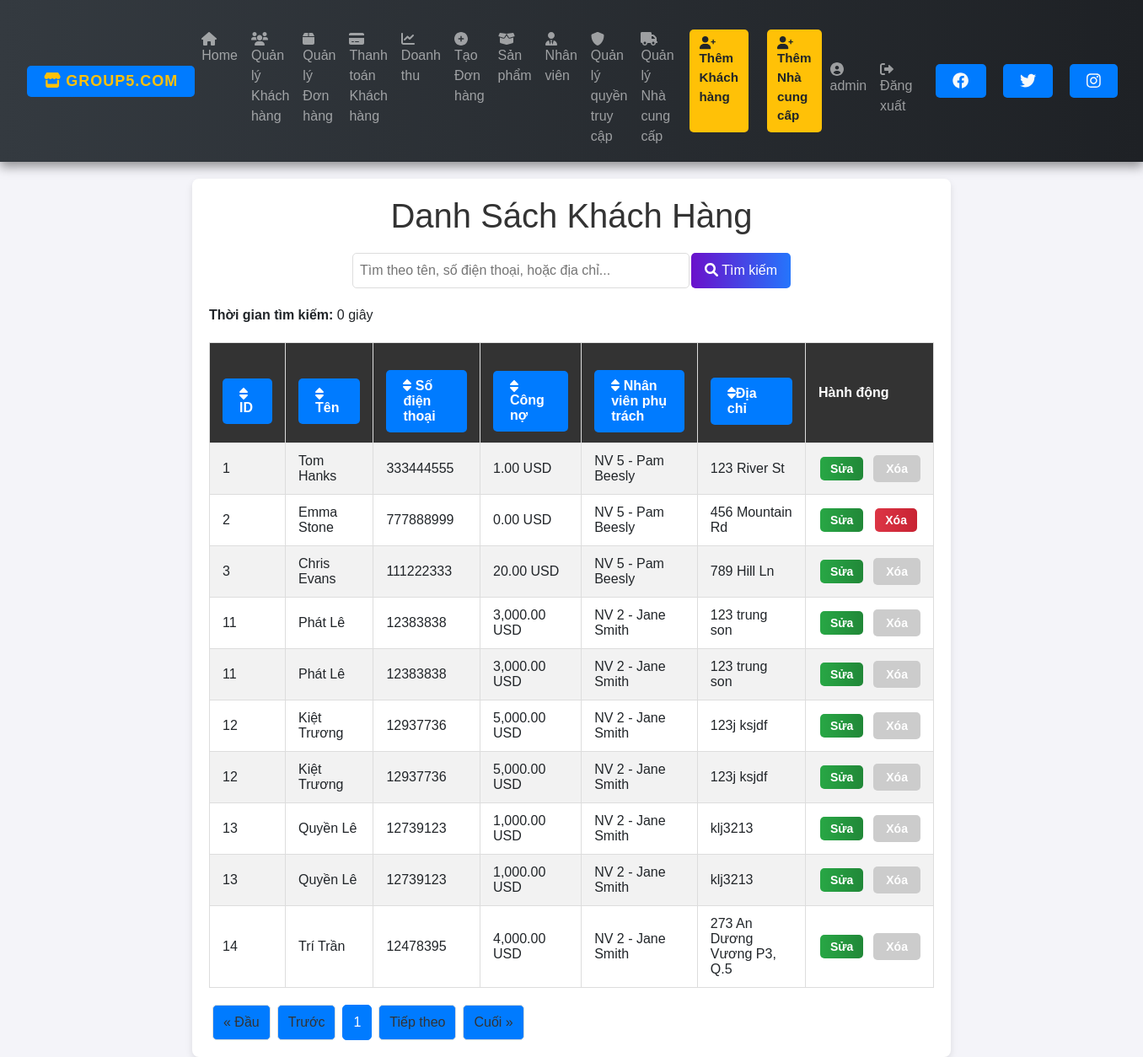
/customers.php (signed in), run on an earlier commit of the app's database.
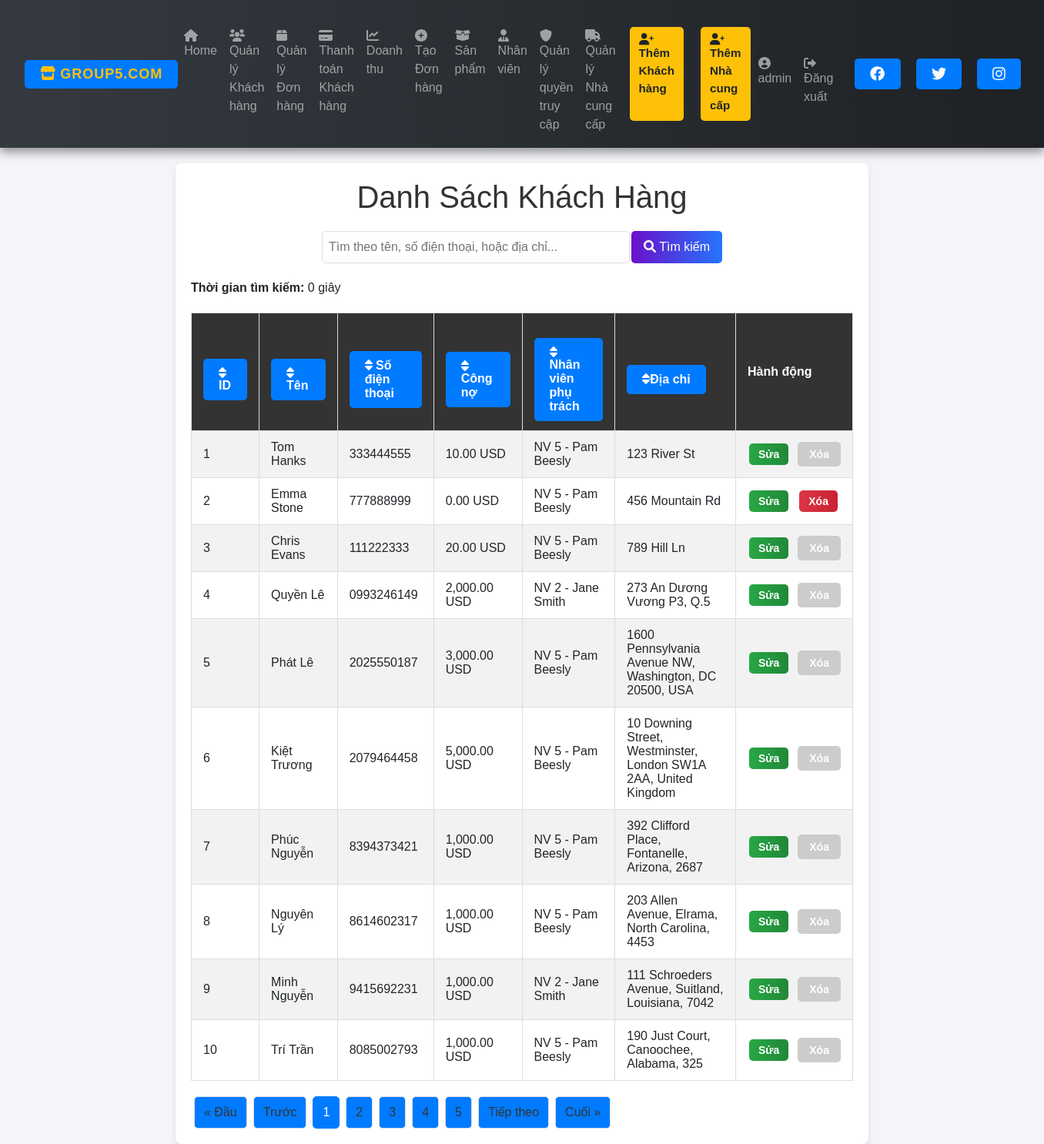
And on a later commit of the database.
### tables this page shows
CREATE TABLE `customer` (
  `CusId` int(11) NOT NULL,
  `Fname` varchar(100) DEFAULT NULL,
  `Lname` varchar(100) DEFAULT NULL,
  `Phone` varchar(15) DEFAULT NULL,
  `Address` varchar(200) DEFAULT NULL,
  `Dept` decimal(10,2) DEFAULT NULL,
  `ECode` int(11) DEFAULT NULL
);

### customers.php (the view, shortened to what the changed rows need)
<?php
require 'connect.php';
include 'nav.php';
$query = isset($_GET['query']) ? $_GET['query'] : '';
$order_by = isset($_GET['order_by']) ? $_GET['order_by'] : 'CusId';
$order_dir = isset($_GET['order_dir']) && $_GET['order_dir'] === 'desc' ? 'desc' : 'asc';
$limit = 10;
$page = isset($_GET['page']) ? (int)$_GET['page'] : 1;
$offset = ($page - 1) * $limit;
$sql = "SELECT c.CusId, c.Fname, c.Lname, c.Phone, c.Address, c.Dept, c.ECode,
CONCAT('NV ', e.ECode, ' - ', e.Fname, ' ', e.Lname) AS EmployeeInfo
FROM customer c
LEFT JOIN employee e ON c.ECode = e.ECode
WHERE (c.Phone LIKE :query)
OR (CONCAT(c.Fname, ' ', c.Lname) LIKE :query
    OR c.Fname LIKE :query
    OR c.Lname LIKE :query
    OR c.Address LIKE :query)
AND e.Role = 'OfficeStaff'
ORDER BY $order_by $order_dir
LIMIT :limit OFFSET :offset";
$stmt = $conn->prepare($sql);
$stmt->bindValue(':query', "%$query%", PDO::PARAM_STR);
$stmt->bindValue(':limit', $limit, PDO::PARAM_INT);
$stmt->bindValue(':offset', $offset, PDO::PARAM_INT);
$stmt->execute();
$customers = $stmt->fetchAll(PDO::FETCH_ASSOC);
$total_stmt = $conn->prepare("SELECT COUNT(*) FROM customer WHERE Fname LIKE :query OR Lname LIKE :query OR Phone LIKE :query");
$total_stmt->execute([':query' => "%$query%"]);
$total_rows = $total_stmt->fetchColumn();
$total_pages = ceil($total_rows / $limit);
$new_order_dir = $order_dir === 'asc' ? 'desc' : 'asc';
?>
<!DOCTYPE html>
<html lang="vi">
<head>
    <link rel="stylesheet" href="styles.css">
    <link rel="stylesheet" href="customers.css">
</head>
<body>
    <div class="container">
        <h1>Danh Sách Khách Hàng</h1>
        <table>
            <tr>
                <th><a href="?query=<?= htmlspecialchars($query) ?>&order_by=CusId&order_dir=<?= $new_order_dir ?>"><i class="fas fa-sort"></i> ID</a></th>
                <th><a href="?query=<?= htmlspecialchars($query) ?>&order_by=Fname&order_dir=<?= $new_order_dir ?>"><i class="fas fa-sort"></i> Tên</a></th>
                <th><a href="?query=<?= htmlspecialchars($query) ?>&order_by=Phone&order_dir=<?= $new_order_dir ?>"><i class="fas fa-sort"></i> Số điện thoại</a></th>
                <th><a href="?query=<?= htmlspecialchars($query) ?>&order_by=Dept&order_dir=<?= $new_order_dir ?>"><i class="fas fa-sort"></i> Công nợ</a></th>
                <th><a href="?query=<?= htmlspecialchars($query) ?>&order_by=EmployeeInfo&order_dir=<?= $new_order_dir ?>"><i class="fas fa-sort"></i> Nhân viên phụ trách</a></th>
                <th><a href="?query=<?= htmlspecialchars($query) ?>&order_by=EmployeeInfo&order_dir=<?= $new_order_dir ?>"><i class="fas fa-sort"></i>Địa chỉ</a></th>
                <th>Hành động</th>
            </tr>
            <?php if (!empty($customers)): ?>
                <?php foreach ($customers as $customer): ?>
                    <tr>
                        <td><?= htmlspecialchars($customer['CusId']); ?></td>
                        <td><?= htmlspecialchars($customer['Fname'] . " " . $customer['Lname']); ?></td>
                        <td><?= htmlspecialchars($customer['Phone']); ?></td>
                        <td><?= htmlspecialchars(number_format($customer['Dept'], 2)); ?> USD</td>
                        <td><?= htmlspecialchars($customer['EmployeeInfo'] ?? 'Không xác định'); ?></td>
                        <td><?= htmlspecialchars($customer['Address']); ?></td>
                        <td>
                            <div class="action-buttons">
                                <a href="edit_customer.php?id=<?= $customer['CusId']; ?>" class="btn-edit">Sửa</a>
                                <?php if ($customer['Dept'] < 1): ?>
                                    <a href="delete_customer.php?id=<?= $customer['CusId']; ?>" class="btn-delete" onclick="return confirm('Bạn có chắc chắn muốn xóa khách hàng này?');">Xóa</a>
                                <?php else: ?>
                                    <span class="btn-delete disabled" title="Không thể xóa khách hàng có công nợ lớn hơn 1">Xóa</span>
                                <?php endif; ?>
                            </div>
                        </td>
                    </tr>
                <?php endforeach; ?>
            <?php else: ?>
                <tr>
                    <td colspan="7" style="text-align: center;">Không tìm thấy khách hàng nào.</td>
                </tr>
            <?php endif; ?>
        </table>
        <div class="pagination">
            <a href="?query=<?= htmlspecialchars($query) ?>&order_by=<?= htmlspecialchars($order_by) ?>&order_dir=<?= htmlspecialchars($order_dir) ?>&page=1" class="<?= ($page == 1) ? 'disabled' : '' ?>">&laquo; Đầu</a>
            <a href="?query=<?= htmlspecialchars($query) ?>&order_by=<?= htmlspecialchars($order_by) ?>&order_dir=<?= htmlspecialchars($order_dir) ?>&page=<?= max(1, $page - 1) ?>" class="<?= ($page == 1) ? 'disabled' : '' ?>">Trước</a>
            <?php
            $max_pages_to_show = 5;
            $half_max_pages = floor($max_pages_to_show / 2);
            $start_page = max(1, $page - $half_max_pages);
            $end_page = min($total_pages, $page + $half_max_pages);
            if ($page - $half_max_pages < 1) {
                $end_page = min($total_pages, $end_page + (1 - ($page - $half_max_pages)));
            } elseif ($page + $half_max_pages > $total_pages) {
                $start_page = max(1, $start_page - ($page + $half_max_pages - $total_pages));
            }
            for ($i = $start_page; $i <= $end_page; $i++):
            ?>
                <a href="?query=<?= htmlspecialchars($query) ?>&order_by=<?= htmlspecialchars($order_by) ?>&order_dir=<?= htmlspecialchars($order_dir) ?>&page=<?= $i ?>" class="<?= ($i == $page) ? 'active' : '' ?>"><?= $i ?></a>
            <?php endfor; ?>
            <a href="?query=<?= htmlspecialchars($query) ?>&order_by=<?= htmlspecialchars($order_by) ?>&order_dir=<?= htmlspecialchars($order_dir) ?>&page=<?= min($total_pages, $page + 1) ?>" class="<?= ($page == $total_pages) ? 'disabled' : '' ?>">Tiếp theo</a>
            <a href="?query=<?= htmlspecialchars($query) ?>&order_by=<?= htmlspecialchars($order_by) ?>&order_dir=<?= htmlspecialchars($order_dir) ?>&page=<?= $total_pages ?>" class="<?= ($page == $total_pages) ? 'disabled' : '' ?>">Cuối &raquo;</a>
        </div>
    </div>
</body>
</html>

What changed in the data, as far as the page shows it:
no longer on this page (row edited): customer: CusId "11", Fname+Lname "Phát Lê", Phone "12383838", Dept "3,000.00", EmployeeInfo "NV 2 - Jane Smith", Address "123 trung son", shows "Xóa"
no longer on this page (row edited): customer: CusId "12", Fname+Lname "Kiệt Trương", Phone "12937736", Dept "5,000.00", EmployeeInfo "NV 2 - Jane Smith", Address "123j ksjdf", shows "Xóa"
no longer on this page (row edited): customer: CusId "13", Fname+Lname "Quyền Lê", Phone "12739123", Dept "1,000.00", EmployeeInfo "NV 2 - Jane Smith", Address "klj3213", shows "Xóa"
no longer on this page (row edited): customer: CusId "14", Fname+Lname "Trí Trần", Phone "12478395", Dept "4,000.00", EmployeeInfo "NV 2 - Jane Smith", Address "273 An Dương Vương P3, Q.5", shows "Xóa"
changed customer "Tom Hanks": Dept "1.00" → "10.00"
added customer: CusId "4", Fname+Lname "Quyền Lê", Phone "0993246149", Dept "2,000.00", EmployeeInfo "NV 2 - Jane Smith", Address "273 An Dương Vương P3, Q.5", shows "Xóa"
added customer: CusId "5", Fname+Lname "Phát Lê", Phone "2025550187", Dept "3,000.00", EmployeeInfo "NV 5 - Pam Beesly", Address "1600 Pennsylvania Avenue NW, Washington, DC 20500, USA", shows "Xóa"
added customer: CusId "6", Fname+Lname "Kiệt Trương", Phone "2079464458", Dept "5,000.00", EmployeeInfo "NV 5 - Pam Beesly", Address "10 Downing Street, Westminster, London SW1A 2AA, United Kingdom", shows "Xóa"
added customer: CusId "7", Fname+Lname "Phúc Nguyễn", Phone "8394373421", Dept "1,000.00", EmployeeInfo "NV 5 - Pam Beesly", Address "392 Clifford Place, Fontanelle, Arizona, 2687", shows "Xóa"
added customer: CusId "8", Fname+Lname "Nguyên Lý", Phone "8614602317", Dept "1,000.00", EmployeeInfo "NV 5 - Pam Beesly", Address "203 Allen Avenue, Elrama, North Carolina, 4453", shows "Xóa"
added customer: CusId "9", Fname+Lname "Minh Nguyễn", Phone "9415692231", Dept "1,000.00", EmployeeInfo "NV 2 - Jane Smith", Address "111 Schroeders Avenue, Suitland, Louisiana, 7042", shows "Xóa"
added customer: CusId "10", Fname+Lname "Trí Trần", Phone "8085002793", Dept "1,000.00", EmployeeInfo "NV 5 - Pam Beesly", Address "190 Just Court, Canoochee, Alabama, 325", shows "Xóa"
Also different on the page:
new list line: "2"
new list line: "3"
new list line: "4"
new list line: "5"
